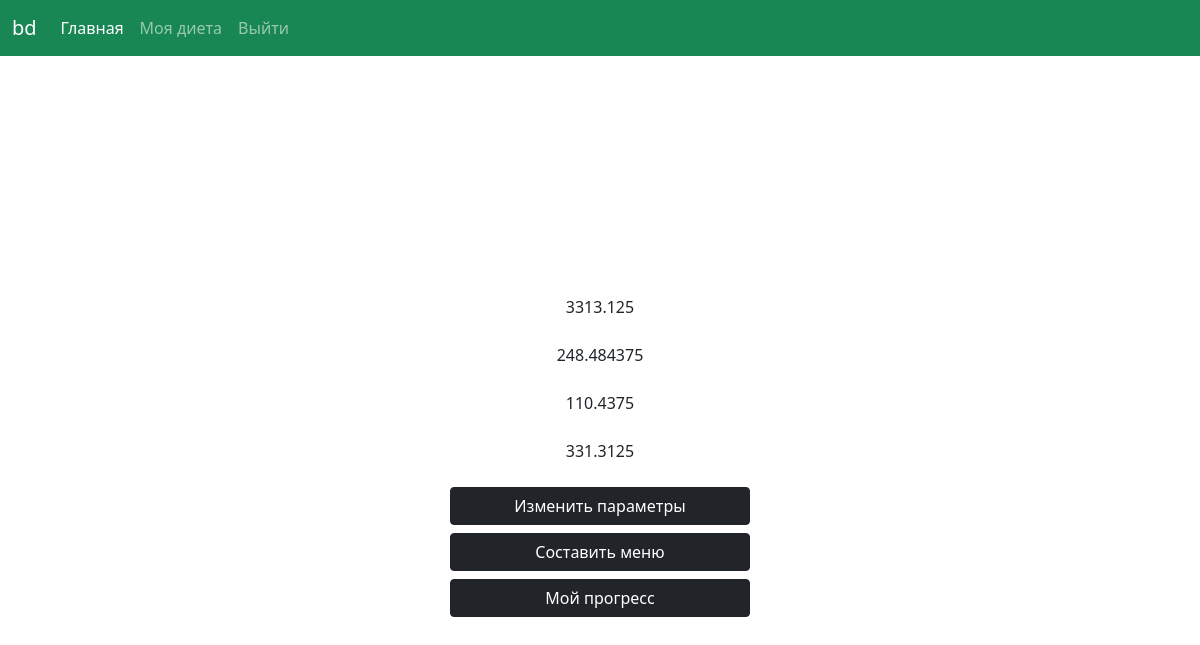
The app's page /my_diet/ (signed in), older data.
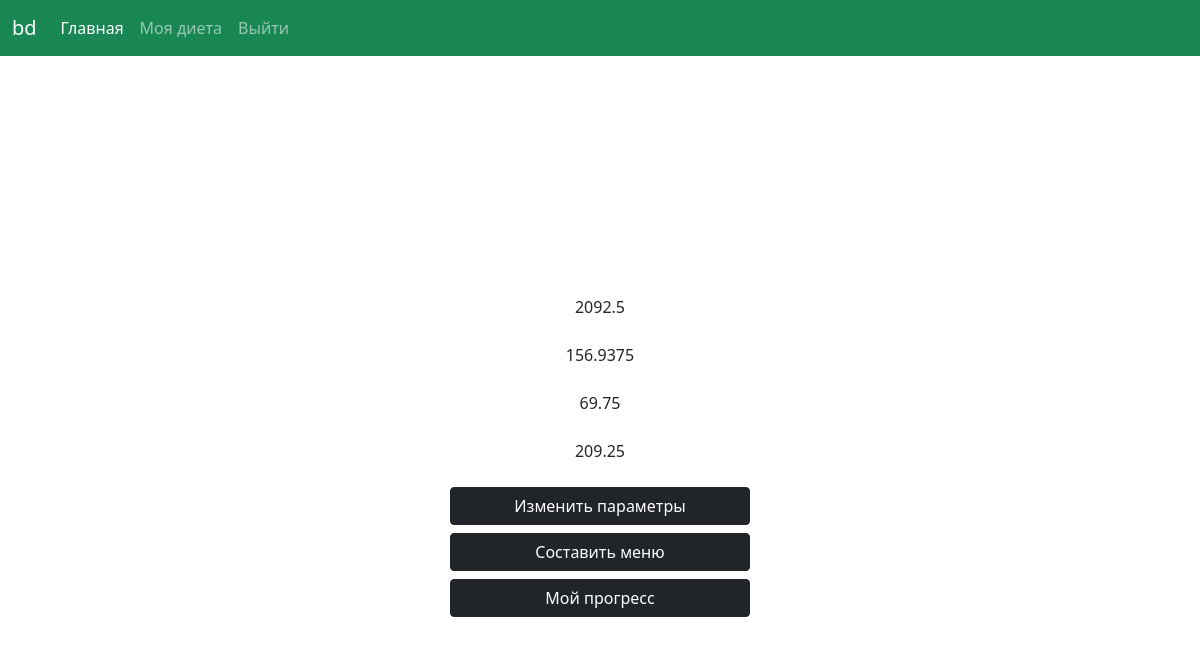
The same page, newer data.
### balanced_diet/models.py (models this page shows, shortened)
class User_prefs(models.Model):
    owner = models.ForeignKey(User, on_delete=models.CASCADE)
    lactose = models.BooleanField(default=False)
    vegan = models.BooleanField(default=False)
    halal = models.BooleanField(default=False)
    kcal = models.DecimalField(max_digits=6, decimal_places=2)
    proteins = models.DecimalField(max_digits=6, decimal_places=2)
    fats = models.DecimalField(max_digits=6, decimal_places=2)
    carbs = models.DecimalField(max_digits=6, decimal_places=2)

### balanced_diet/views.py (the view)
# urls.py: path('my_diet/', views.my_diet, name='my_diet'),
@login_required
def my_diet(request):
    try:
        kcal = User_param.get_kcal(User_param.objects.get(owner=request.user))
        context = {
            'kcal': kcal[0],
            'prot': kcal[1],
            'fats': kcal[2],
            'carbs': kcal[3],
        }
        User_prefs.objects.update_or_create(
            owner=request.user,
            defaults={
                'owner':request.user,
                'kcal': kcal[0],
                'proteins': kcal[1],
                'fats': kcal[2],
                'carbs': kcal[3],
            }
        )
        return render(request, 'balanced_diet/my_diet.html', context)
    except User_param.DoesNotExist:
        return render(request, 'balanced_diet/my_diet.html')

### balanced_diet/models.py (called while the page is built)
    def get_kcal(self):
        if self.gender == 'M':
            kcal_value = (10 * float(self.weight) + 6.25 * float(self.height) - 5 * float(self.age) + 5) \
                         * float(self.activity.replace(',', '.'))
        elif self.gender == 'F':
            kcal_value = (10 * float(self.weight) + 6.25 * float(self.height) - 5 * float(self.age) - 161) \
                         * float(self.activity.replace(',', '.'))
        proteins = kcal_value * 0.3 / 4
        fats = kcal_value * 0.3 / 9
        carbs = kcal_value * 0.4 / 4
        return kcal_value, proteins, fats, carbs

### balanced_diet/templates/balanced_diet/my_diet.html
{% extends "balanced_diet/base.html" %}
{% block content %}
<div class="d-grid gap-2 col-6 mx-auto"style="max-width: 300px">
    {% if kcal is None %}
    <a class="btn btn-dark"  role="button" href="{% url 'balanced_diet:new_kcal' %}">Рассчитать КБЖУ</a>
    {% else %}
    <p>{{ kcal }}</p>
    <p>{{ prot }}</p>
    <p>{{ fats }}</p>
    <p>{{ carbs }}</p>
    <a class="btn btn-dark"  role="button" href="{% url 'balanced_diet:edit_kcal' %}">Изменить параметры</a>
    <a class="btn btn-dark"  type="button" href="{% url 'balanced_diet:input_prefs' %}">Составить меню</a>
    <a class="btn btn-dark"  type="button" href="{% url 'balanced_diet:progress_charts' %}">Мой прогресс</a>
    {% endif %}
</div>
{% endblock content %}

Row changes from the older to the newer data that the page shows:
changed User_prefs: kcal "3313.125" → "2092.5"; proteins "248.484375" → "156.9375"; fats "110.4375" → "69.75"; carbs "331.3125" → "209.25"
